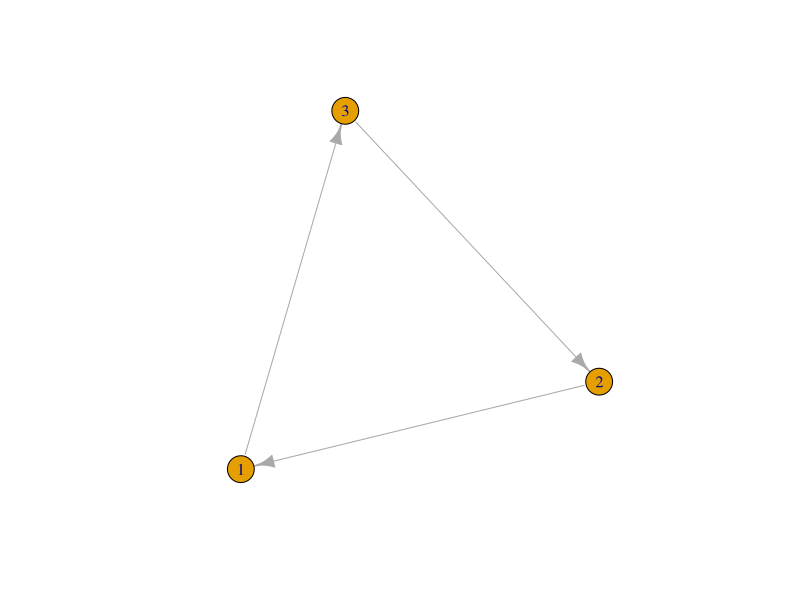
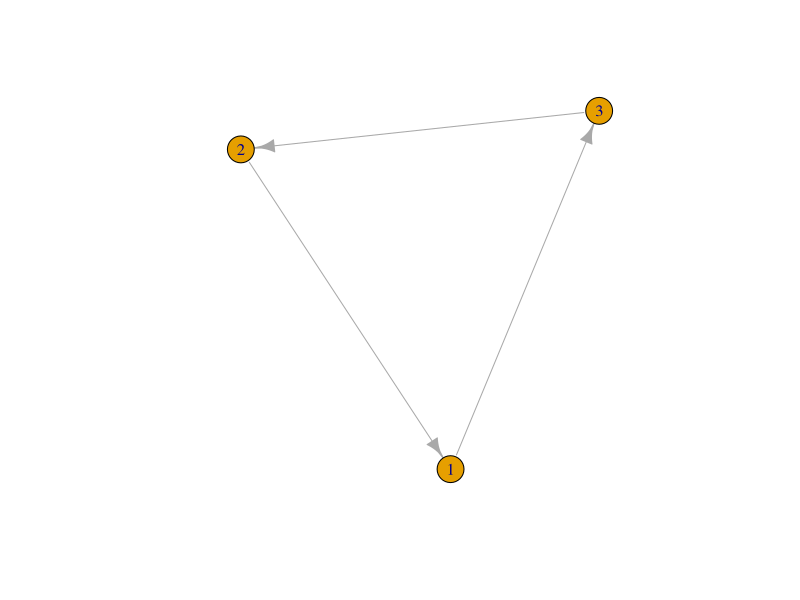
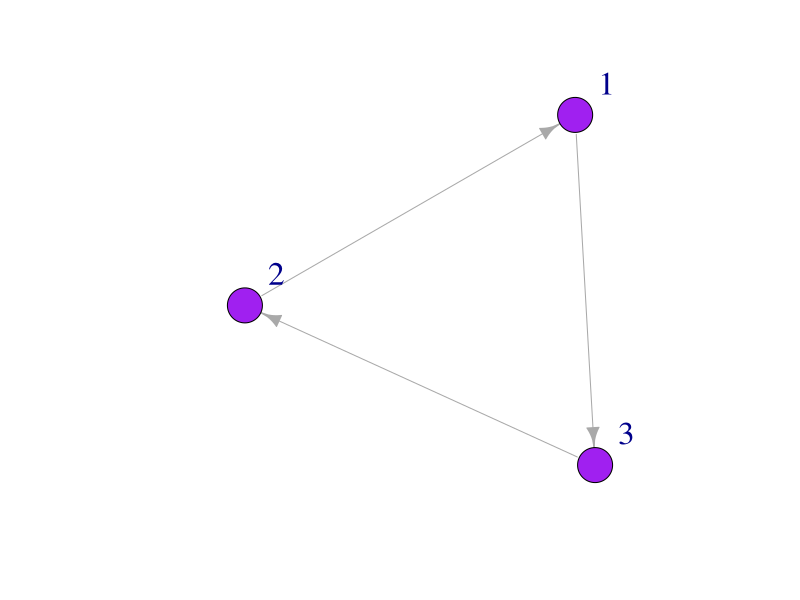
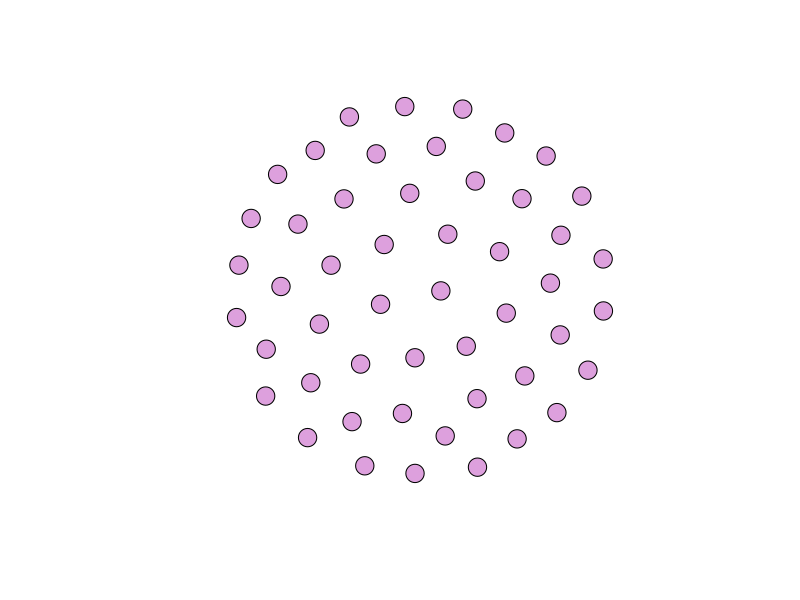
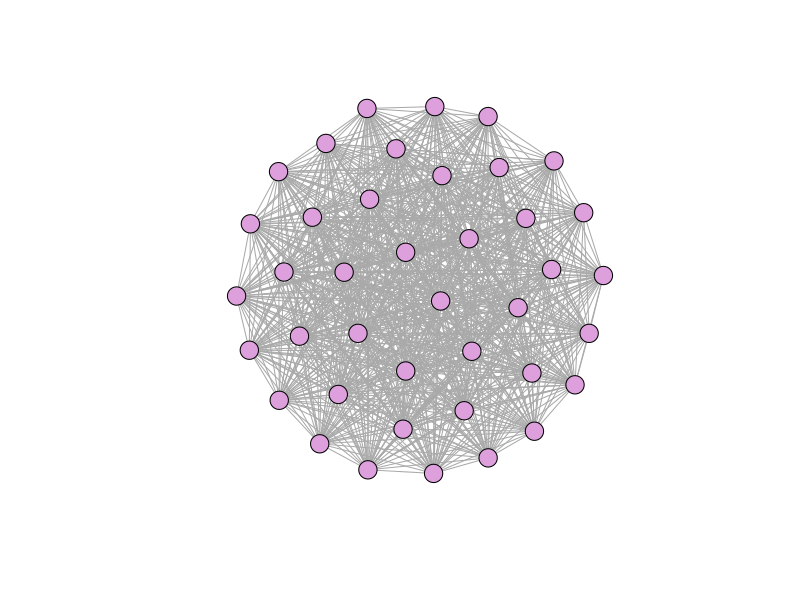
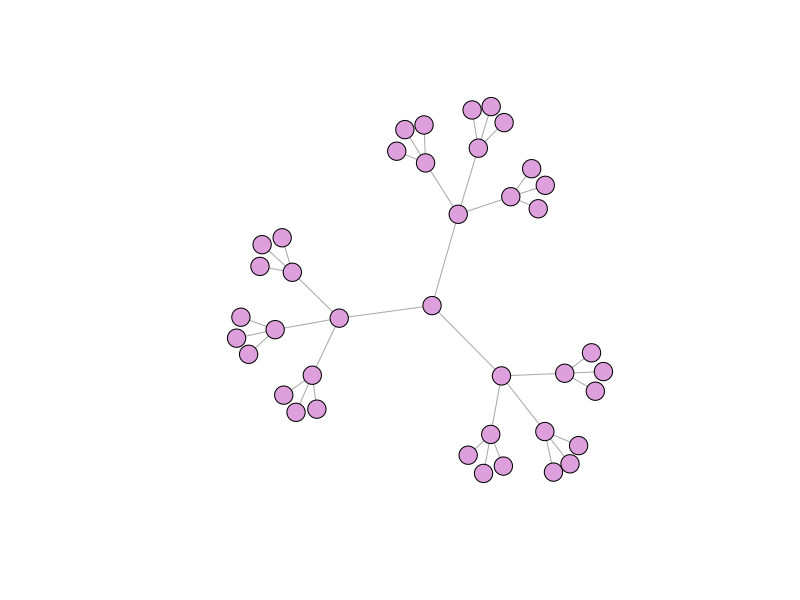
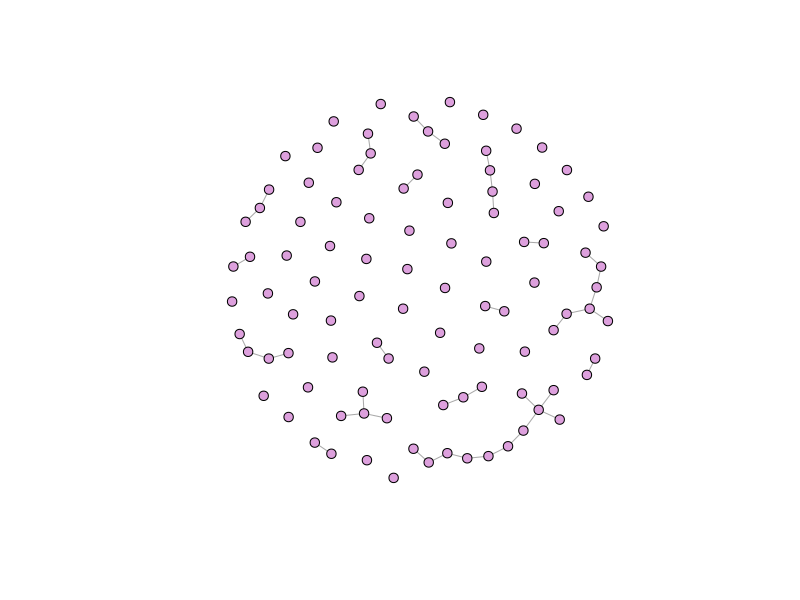
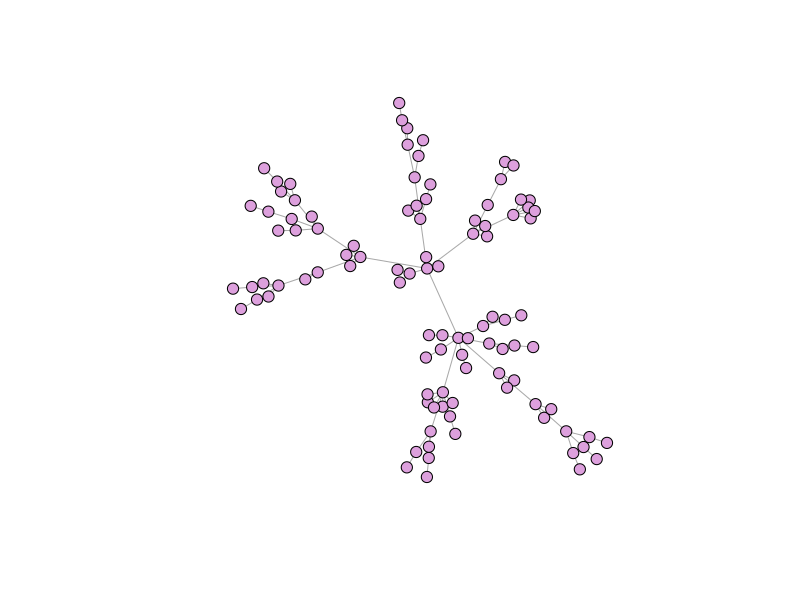

Source code (R) for these figures, in order:
## ---- chunk 1
#install.packages("igraph")
library(igraph)
## ---- chunk 2
mat1 <- matrix(c(0, 1, 0, 0, 0, 1, 1,0, 0), nrow=3, ncol=3) ### matrix function 
mat1
## ---- chunk 3
mat2 <- graph_from_adjacency_matrix(mat1)
plot(mat2, edge.arrow.size = 1) ## set the size of the arrows 
## ---- chunk 4
mat3 <- graph(edges=c(1,3, 3,2, 2,1), n=3, directed=T ) # use graph function and list edges 
plot(mat3, edge.arrow.size = 1)
## ---- chunk 5
plot(mat3, edge.arrow.size = 1, vertex.color = "purple", vertex.size = 20, vertex.label.cex = 2, vertex.label.dist = 3.5)

## ---- chunk 6
eg <- make_empty_graph(50) ## make a graph with 50 nodes
plot(eg, vertex.size=10, vertex.label=NA, vertex.color = "plum") ## no node labels.
eg # view graph object


## ---- chunk 7
fg <- make_full_graph(40)
plot(fg, vertex.size=10, vertex.label=NA, vertex.color = "plum")
fg # view graph
## ---- chunk 8
tr <- make_tree(40, children = 3, mode = "undirected")
plot(tr, vertex.size=10, vertex.label=NA, vertex.color = "plum") 
## ---- chunk 9
er <- sample_gnm(n=100, m=40) 
plot(er, vertex.size=5, vertex.label=NA, vertex.color = "plum") # vertex color "plum" :)
## ---- chunk 10
ba <-  sample_pa(n=100, power=1, m=1,  directed=F)
plot(ba, vertex.size=6, vertex.label=NA, vertex.color = "plum")
## ---- chunk 11
Nodelist <- data.frame(
                    Names =c("Jim", "Carole", "Joe", "Michelle", "Jen", "Pete", "Paul", "Tim", 
                            "Jess", "Mark", "Jill", "Cam", "Kate") ,
                    YearsFarming = c(8.5, 6.5, 4, 1, 3, 10, 5, 5, 5, 1, 1, 6, 6) , 
                    Age = c(22, 31, 25, 21, 22, 35, 42, 27, 26, 33, 26, 28, 22) , 
                    Gender = c("Male", "Female", "Male", "Female", "Female", "Male","Male","Male", "Female", "Male", "Female", "Male", "Female"))
Nodelist       
## ---- chunk 12
Edgelist <- data.frame(
                  From = c("Jim", "Jim", "Jim", "Jill", "Kate", "Pete", "Pete", "Jess", "Jim", "Jim", "Pete"),
                  To = c("Carole", "Jen", "Pete", "Carole", "Joe", "Carole", "Paul", "Mark", "Cam", "Mark", "Tim")
)

## ---- chunk 13
FarmNetwork <- graph_from_data_frame(d = Edgelist, vertices = Nodelist, directed = T)
FarmNetwork
E(FarmNetwork) # view edges
V(FarmNetwork) # view nodes
## ---- chunk 14
plot(FarmNetwork, edge.arrow.size = .5, vertex.color = "plum", vertex.label.dist = 2.5)

## ---- chunk 15
colrs <- c("gray70", "blue")
V(FarmNetwork)$color <- ifelse(V(FarmNetwork)$Gender == "Male", "orange", "dodgerblue") ## if male, make orange, if not, blue. Go gators!!!!   
plot(FarmNetwork, edge.arrow.size = .5, vertex.label.dist = 2.5)

## ---- chunk 16

V(FarmNetwork)$size <- V(FarmNetwork)$YearsFarming # size the nodes by number of years farming
plot(FarmNetwork, edge.arrow.size = .5, vertex.label.dist = 2.5)

## ---- chunk 17

V(FarmNetwork)$size <- V(FarmNetwork)$YearsFarming *2 ## scale by multiplying by 2
plot(FarmNetwork, edge.arrow.size = .5, vertex.label.dist = 2.5)

## ---- chunk 18
Net2 <- graph(edges=c(1,3, 3,2, 2,1, 2,4, 5,4), n=5, directed=T) 
Net2
plot(Net2, edge.arrow.size = .5, vertex.color = "gold")
## ---- chunk 19
deg1 <-  degree(Net2, v = V(Net2), mode = c("all"))
deg1 ## node degree of all nodes in the network 
V(Net2)$size <- (deg1*10) #size the network nodes by their node degree 
plot(Net2, edge.arrow.size = .5, vertex.color = "gold") ## is this what you expected?
## ---- chunk 20
eig1 <- eigen_centrality(Net2, directed = TRUE)
eig1 ## NOTE: this gives a "list" of vectors. To pull the eigenvector centrality scores we need to look at 
eig1$vector #like this!
V(Net2)$size <- (eig1$vector*10) #size the network nodes by eigenvector centrality 
plot(Net2, edge.arrow.size = .5, vertex.color = "gold") ## is this what you expected?
## ---- chunk 21
bet1 <-  betweenness(Net2, v = V(Net2), directed = TRUE)
bet1 ## node degree of all nodes in the network 
V(Net2)$size <- (bet1*10) #size the network nodes by their node degree 
plot(Net2, edge.arrow.size = .5, vertex.color = "gold") ## is this what you expected?
## ---- chunk 22
cls1 <-  closeness(Net2, v = V(Net2), mode = "all")
cls1 ## closeness centrality of all nodes in the network
V(Net2)$size <- (cls1*100) #size the network nodes by their node closeness
plot(Net2, edge.arrow.size = .5, vertex.color = "gold") ## is this what you expected?
## ---- chunk 23
igraph::graph.density(Net2) #graph density
diameter(Net2) # diameter
mean_distance(Net2) ##mean path length
## ---- chunk 24
igraph::vertex_connectivity(Net2)
igraph::transitivity(Net2)
## ---- chunk 25
library(igraph)
plot(FarmNetwork)
Degree_Distribution <- igraph::degree(FarmNetwork, mode = "total")
hist(Degree_Distribution)
## ---- chunk 26
new1 <- sample_gnm(13, 11, directed = FALSE, loops = FALSE)
h1<- igraph::degree(new1)
hist(h1)
## ---- chunk 27
degamat <- NULL
n <- 50
for(i in 1:n){
  newmatrix <- sample_gnm(13,11, directed = FALSE, loops = FALSE)
  degmat <- igraph::degree(newmatrix)
  degamat<-rbind(degamat,degmat)
}
degamat

hist(degamat, xlim = c(0,7), breaks = 7)
## ---- chunk 28
par(mfrow=c(1,1),
    mar=c(2,2,2,2))
hist(Degree_Distribution, xlab = "Node Degree", xlim = c(0,7), breaks = 3, main = "Observed")
hist(degamat, xlim = c(0,7), breaks = 7, xlab = "Node Degree", main = "Simulated")
